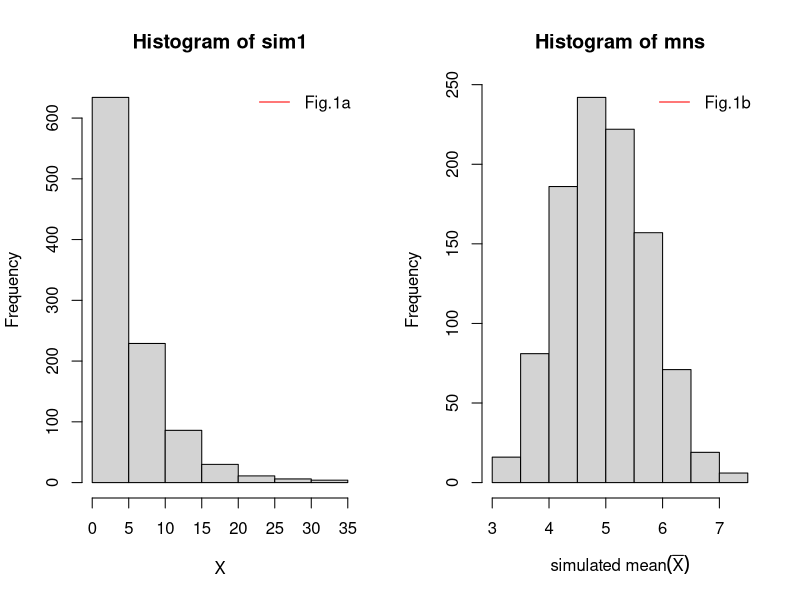

This chart was generated by the following R code: (Note: this script raises an error after producing the figure.)
## ---- chunk 1

# simulation of the distribution of 1000 random exponentials, n=1000, and rate=0.2.
lambda=0.2
sim1<-rexp(1000,lambda)

# simulation of the distribution of 1000 averages of 40 random exponentials. That is run 40 random variable, n=40, and rate=0.2, grab the mean, and repeat for 1000 times.
set.seed(1234)
mns = NULL
for (i in 1 : 1000) mns = c(mns, mean(rexp(40,lambda)))

# make a graph for above simulations
par(mfcol=c(1,2)) 

#histogram for 1000 random exponential
hist(sim1,ylab="Frequency", xlab="X")
legend("topright", lty=1,col ="red",legend="Fig.1a",bty="n") 

# histogram of sampel means for 1000 sampels of 40 random exponentials
hist(mns,ylab="Frequency",xlab=bquote(paste("simulated mean", (bar(X)), ""))) 
legend("topright", lty=1,col ="red",legend="Fig.1b",bty="n")  
## ---- chunk 2
# put the simulated mean into a dataframe
sampleMeanDF<-data.frame(mns)
attach(sampleMeanDF) # attach the data frame
## ---- chunk 3
#calucate the theorical mean: 
#because we expect with the increased simulation sample sizes, the distribtion will be normaly distributed, and the sample mean will center around the population mean. Therefore the theoretical mean equal population mean (1/lambda).
realMean=1/0.2

#cacluate the simulated 1000 sample mean
sampleMean<-round(mean(mns), 2)

#compare the theoretical mean and sample mean
meanComparison<-rbind(realMean,sampleMean)
colnames(meanComparison)<-"mean_values"
print(meanComparison) # print out a table to show the theoretical and sample means
## ---- chunk 4
require(ggplot2)
g<-ggplot(sampleMeanDF,aes(x=mns))+
        geom_histogram(binwidth=0.3, color="black",fill="white",aes(y = ..density..))+
        xlab(bquote(paste("simulated mean", (bar(x)), "")))+
        ylab("Denisty")+
        scale_x_continuous(limits=c(1, 9),breaks=c(1,2,3,4,5,6,7,8,9))+
        scale_y_continuous(limits=c(0,0.6),breaks=seq(0.1,0.6,by=0.1))+
        ggtitle("Fig.2 Mean of 40 Exponentials simulated 1000 times")+
        theme_bw()+
        theme(axis.title=element_text(size=11))+
        theme(plot.title = element_text(size = rel(1.1),face="bold"))+
        geom_vline(x =1/0.2, size = 2, color="red")+
        geom_vline(x=mean(mns),size=2,linetype="dashed",color="blue")+
        stat_function(fun=dnorm, size = 1.5, color="green",args=list(mean =mean(mns),sd =sd(mns)))
g
detach(sampleMeanDF)
## ---- chunk 5
#make a figure to show sample mean distribution is normally distributed
qqnorm(mns);qqline(mns)
## ---- chunk 6
# calculate the population variance, the population variance is defined by 1/(lambda^2)
varPop<-1/(0.2^2)
# calculate the theoretical variance for the sample mean. According to the Central Limite Theorem, the theoretical variance equal to the populaiton variance divided by n. 
varTheory<-varPop/40
# calucate the actual variance of the 1000 sample means using R funciton var(). 
varSample<-var(mns)

varComparison<-rbind(varTheory,varSample)
colnames(varComparison)<-"variance_value"
print.table(varComparison)

## ---- chunk 7

nosim <- 1000
# convert to standard normal, since mean=5, and sample size n=40, sample variance=5/sqrt(40)
cfunc <- function(x, n) 0.2 * sqrt(40) * (mean(x) - 5) 
# simulate data for sample size of 40
lambda=0.2
data <- data.frame(x = apply(matrix(rexp(nosim*40,lambda), nosim), 1, cfunc))
ggplot(data, aes(x = x)) + 
        geom_histogram(binwidth=.3,colour = "black", fill="white", aes(y = ..density..)) +
        scale_x_continuous(limits=c(-3, 3),breaks=c(-3,-2,-1,0,1,2,3))+
        scale_y_continuous(limits=c(0,0.6),breaks=seq(0.1,0.6,by=0.1))+
        geom_vline(xintercept = 0, size = 1) + stat_function(fun = dnorm, size = 2)+
        xlab("x")+
        ylab("Denisty")+
        ggtitle("Supplementary Fig1. Another way to show the mean of 40 Exponentials simulated 1000 times")+
        theme(plot.title = element_text(size = rel(0.9),face="bold"))
# where x is the difference between a randam varible and mean        
## ---- chunk 8
sessionInfo()
